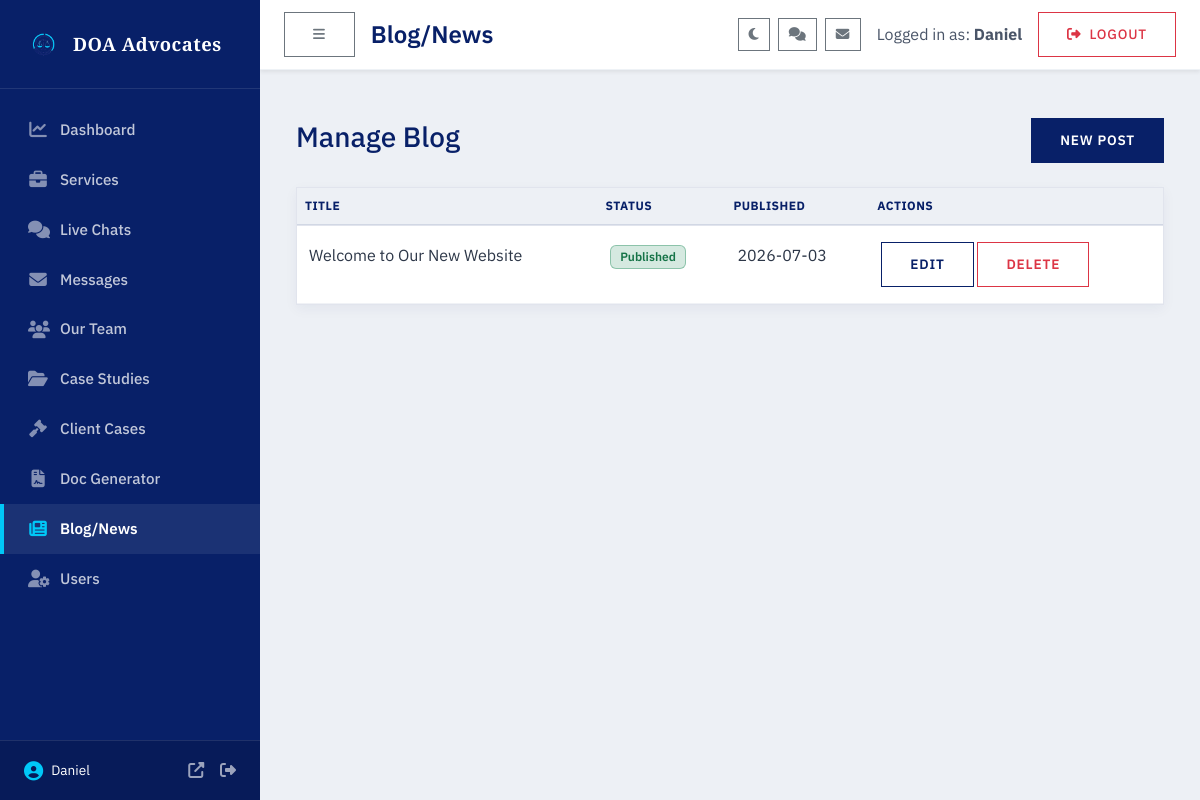
/admin/blog (signed in), run on the app's committed database.
### models.py (models this page shows, shortened)
class User(UserMixin, db.Model):
    id = db.Column(db.Integer, primary_key=True)
    username = db.Column(db.String(64), unique=True, nullable=False)
    email = db.Column(db.String(120), unique=True, nullable=False)
    password_hash = db.Column(db.String(256), nullable=False)
    is_admin = db.Column(db.Boolean, default=False)
    is_active = db.Column(db.Boolean, default=True)
    is_online = db.Column(db.Boolean, default=False)
    last_seen = db.Column(db.DateTime, nullable=True)
    created_at = db.Column(db.DateTime, default=datetime.utcnow)
    assigned_rooms = db.relationship('ChatRoom', backref='assignee', lazy=True)

class BlogPost(db.Model):
    id = db.Column(db.Integer, primary_key=True)
    title = db.Column(db.String(200), nullable=False)
    slug = db.Column(db.String(220), unique=True, nullable=False)
    summary = db.Column(db.Text, nullable=False)
    content = db.Column(db.Text, nullable=False)
    author_id = db.Column(db.Integer, db.ForeignKey('user.id'), nullable=True)
    author = db.relationship('User', backref=db.backref('blog_posts', lazy=True))
    is_published = db.Column(db.Boolean, default=False)
    published_at = db.Column(db.DateTime, nullable=True)
    created_at = db.Column(db.DateTime, default=datetime.utcnow)
    updated_at = db.Column(db.DateTime, default=datetime.utcnow, onupdate=datetime.utcnow)

### routes/admin_routes.py (the view)
@admin_bp.route('/blog')
@admin_required
def blog_posts():
    posts = BlogPost.query.order_by(desc(BlogPost.created_at)).all()
    return render_template('admin/blog.html', title='Manage Blog', posts=posts)

### routes/admin_routes.py (called while the page is built)
def admin_required(f):
    @wraps(f)
    @login_required
    def decorated_function(*args, **kwargs):
        if not current_user.is_admin or not current_user.is_active:
            flash('You need administrator privileges to access this page.', 'danger')
            return redirect(url_for('main.index'))
        return f(*args, **kwargs)
    return decorated_function

### templates/admin/blog.html (shortened to what this page needs)
{% extends "admin/layout.html" %}
{% block admin_title %}Blog/News{% endblock %}
{% block admin_content %}
<div class="container-fluid py-4">
  <div class="d-flex justify-content-between align-items-center mb-4">
    <h1 class="h3">Manage Blog</h1>
    <a href="{{ url_for('admin.new_blog_post') }}" class="btn btn-primary">New Post</a>
  </div>
  <div class="card">
    <div class="table-responsive">
      <table class="table table-hover mb-0">
        <thead><tr><th>Title</th><th>Status</th><th>Published</th><th>Actions</th></tr></thead>
        <tbody>
          {% for post in posts %}
          <tr>
            <td>{{ post.title }}</td>
            <td>{% if post.is_published %}<span class="badge bg-success">Published</span>{% else %}<span class="badge bg-secondary">Draft</span>{% endif %}</td>
            <td>{{ post.published_at.strftime('%Y-%m-%d') if post.published_at else '-' }}</td>
            <td>
              <a href="{{ url_for('admin.edit_blog_post', id=post.id) }}" class="btn btn-sm btn-outline-primary">Edit</a>
              <form action="{{ url_for('admin.delete_blog_post', id=post.id) }}" method="POST" class="d-inline">
                <button type="submit" class="btn btn-sm btn-outline-danger" onclick="return confirm('Delete this post?')">Delete</button>
              </form>
            </td>
          </tr>
          {% else %}
          <tr><td colspan="4" class="text-center">No blog posts yet.</td></tr>
          {% endfor %}
        </tbody>
      </table>
    </div>
  </div>
</div>
{% endblock %}

### templates/admin/layout.html (shortened to what this page needs)
{% extends "layout.html" %}
{% block content %}
<div class="admin-dashboard-container">
    <aside class="admin-sidebar" id="adminSidebar">
        <div class="admin-sidebar-header">
            <a href="{{ url_for('admin.dashboard') }}" class="d-flex align-items-center text-decoration-none">
                <img src="{{ url_for('static', filename='images/logo/dan_ochieng_advocates_logo.png') }}" alt="Dan Ochieng & Company Advocates Logo" class="sidebar-logo me-2">
                <span class="sidebar-brand-name">DOA Advocates</span>
            </a>
        </div>
        <nav class="admin-sidebar-nav">
            <a href="{{ url_for('admin.dashboard') }}" class="nav-item {% if request.endpoint == 'admin.dashboard' %}active{% endif %}" title="Dashboard">
                <i class="fas fa-chart-line"></i> <span>Dashboard</span>
            </a>
            <a href="{{ url_for('admin.services') }}" class="nav-item {% if request.endpoint in ['admin.services', 'admin.new_service', 'admin.edit_service'] %}active{% endif %}" title="Services">
                <i class="fas fa-briefcase"></i> <span>Services</span>
            </a>
            <a href="{{ url_for('chat.admin_chats') }}" class="nav-item {% if request.endpoint == 'chat.admin_chats' %}active{% endif %}" title="Live Chats">
                <i class="fas fa-comments"></i> <span>Live Chats</span>
            </a>
            <a href="{{ url_for('admin.messages') }}" class="nav-item {% if request.endpoint in ['admin.messages', 'admin.reply_message'] %}active{% endif %}" title="Messages">
                <i class="fas fa-envelope"></i> <span>Messages</span>
            </a>
            <a href="{{ url_for('admin.team') }}" class="nav-item {% if request.endpoint in ['admin.team', 'admin.new_team_member', 'admin.edit_team_member'] %}active{% endif %}" title="Our Team">
                <i class="fas fa-users"></i> <span>Our Team</span>
            </a>
            <a href="{{ url_for('admin.cases') }}" class="nav-item {% if request.endpoint in ['admin.cases', 'admin.new_case', 'admin.edit_case'] %}active{% endif %}" title="Case Studies">
                <i class="fas fa-folder-open"></i> <span>Case Studies</span>
            </a>
            <a href="{{ url_for('admin.client_cases') }}" class="nav-item " title="Client Cases">
                <i class="fas fa-gavel"></i> <span>Client Cases</span>
            </a>
            <a href="{{ url_for('admin.generate_document') }}" class="nav-item {% if request.endpoint == 'admin.generate_document' %}active{% endif %}" title="Doc Generator">
                <i class="fas fa-file-contract"></i> <span>Doc Generator</span>
            </a>
            <a href="{{ url_for('admin.blog_posts') }}" class="nav-item {% if request.endpoint in ['admin.blog_posts', 'admin.new_blog_post', 'admin.edit_blog_post'] %}active{% endif %}" title="Blog/News">
                <i class="fas fa-newspaper"></i> <span>Blog/News</span>
            </a>
            <a href="{{ url_for('admin.users') }}" class="nav-item {% if request.endpoint in ['admin.users', 'admin.edit_user'] %}active{% endif %}" title="Users">
                <i class="fas fa-user-cog"></i> <span>Users</span>
            </a>
        </nav>
        <div class="admin-sidebar-footer">
            <div class="user-info">
                <i class="fas fa-user-circle"></i>
                <span class="username-text">{{ current_user.username }}</span>
            </div>
            <div class="footer-actions">
                <a href="{{ url_for('main.index') }}" target="_blank" title="View Website"><i class="fas fa-external-link-alt"></i></a>
                <a href="{{ url_for('auth.logout') }}" title="Sign Out"><i class="fas fa-sign-out-alt"></i></a>
            </div>
        </div>
    </aside>
    <div class="admin-content-wrapper">
        <header class="admin-topbar shadow-sm">
            <button class="btn btn-sm btn-outline-secondary me-3 d-none d-lg-inline-block" id="desktopSidebarToggleBtn" aria-label="Collapse Sidebar" style="border-radius: 0;">
                <i class="fas fa-bars"></i>
            </button>
            <div class="topbar-title h4 mb-0 d-none d-md-block">
                {% block admin_title %}Admin Control Panel{% endblock %}
            </div>
            <div class="topbar-actions ms-auto d-flex align-items-center">
                <button id="themeToggleBtn" class="btn btn-sm btn-outline-secondary me-2" aria-label="Toggle Theme" style="border-radius: 0; padding: 0.35rem 0.6rem;">
                    <i class="fas fa-moon" id="themeToggleIcon"></i>
                </button>
                <a href="{{ url_for('chat.admin_chats') }}" class="btn btn-sm btn-outline-secondary me-2 position-relative" title="Unread Chats" style="border-radius: 0; padding: 0.35rem 0.6rem;">
                    <i class="fas fa-comments"></i>
                </a>
                <a href="{{ url_for('admin.messages') }}" class="btn btn-sm btn-outline-secondary me-3 position-relative" title="Unread Messages" style="border-radius: 0; padding: 0.35rem 0.6rem;">
                    <i class="fas fa-envelope"></i>
                </a>
                <span class="text-muted me-3 d-none d-sm-inline">Logged in as: <strong>{{ current_user.username }}</strong></span>
                <a href="{{ url_for('auth.logout') }}" class="btn btn-sm btn-outline-danger btn-logout-topbar">
                    <i class="fas fa-sign-out-alt me-1"></i> Logout
                </a>
            </div>
        </header>
        <div class="admin-page-content p-4">
            {% block admin_content %}{% endblock %}
        </div>
    </div>
</div>
{% endblock %}

### data on the page
User: username "Daniel"
BlogPost: title "Welcome to Our New Website", is_published "Published", published_at "2026-07-03"
